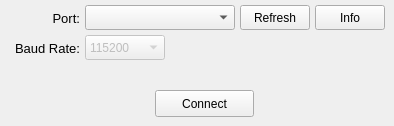
        <widget class="QWidget" name="page_38">
         <widget class="QLabel" name="label2_meshtastic_port_3">
          <property name="geometry">
           <rect>
            <x>0</x>
            <y>5</y>
            <width>80</width>
            <height>27</height>
           </rect>
          </property>
          <property name="font">
           <font>
            <pointsize>10</pointsize>
            <underline>false</underline>
           </font>
          </property>
          <property name="text">
           <string>Port:</string>
          </property>
          <property name="alignment">
           <set>Qt::AlignRight|Qt::AlignTrailing|Qt::AlignVCenter</set>
          </property>
         </widget>
         <widget class="QPushButton" name="pushButton_meshtastic_connect_3">
          <property name="geometry">
           <rect>
            <x>155</x>
            <y>90</y>
            <width>99</width>
            <height>27</height>
           </rect>
          </property>
          <property name="text">
           <string>Connect</string>
          </property>
         </widget>
         <widget class="QComboBox" name="comboBox_meshtastic_port_3">
          <property name="geometry">
           <rect>
            <x>85</x>
            <y>5</y>
            <width>150</width>
            <height>25</height>
           </rect>
          </property>
          <property name="currentIndex">
           <number>-1</number>
          </property>
         </widget>
         <widget class="QPushButton" name="pushButton_meshtastic_refresh_3">
          <property name="geometry">
           <rect>
            <x>240</x>
            <y>5</y>
            <width>70</width>
            <height>25</height>
           </rect>
          </property>
          <property name="text">
           <string>Refresh</string>
          </property>
         </widget>
         <widget class="QLabel" name="label2_meshtastic_baud_rate_3">
          <property name="geometry">
           <rect>
            <x>0</x>
            <y>35</y>
            <width>80</width>
            <height>27</height>
           </rect>
          </property>
          <property name="font">
           <font>
            <pointsize>10</pointsize>
            <underline>false</underline>
           </font>
          </property>
          <property name="text">
           <string>Baud Rate:</string>
          </property>
          <property name="alignment">
           <set>Qt::AlignRight|Qt::AlignTrailing|Qt::AlignVCenter</set>
          </property>
         </widget>
         <widget class="QComboBox" name="comboBox_meshtastic_baud_rate_3">
          <property name="enabled">
           <bool>false</bool>
          </property>
          <property name="geometry">
           <rect>
            <x>85</x>
            <y>35</y>
            <width>80</width>
            <height>25</height>
           </rect>
          </property>
          <property name="currentIndex">
           <number>1</number>
          </property>
          <item>
           <property name="text">
            <string>230400</string>
           </property>
          </item>
          <item>
           <property name="text">
            <string>115200</string>
           </property>
          </item>
          <item>
           <property name="text">
            <string>38400</string>
           </property>
          </item>
          <item>
           <property name="text">
            <string>9600</string>
           </property>
          </item>
         </widget>
         <widget class="QPushButton" name="pushButton_meshtastic_info_3">
          <property name="geometry">
           <rect>
            <x>315</x>
            <y>5</y>
            <width>70</width>
            <height>25</height>
           </rect>
          </property>
          <property name="text">
           <string>Info</string>
          </property>
         </widget>
        </widget>
